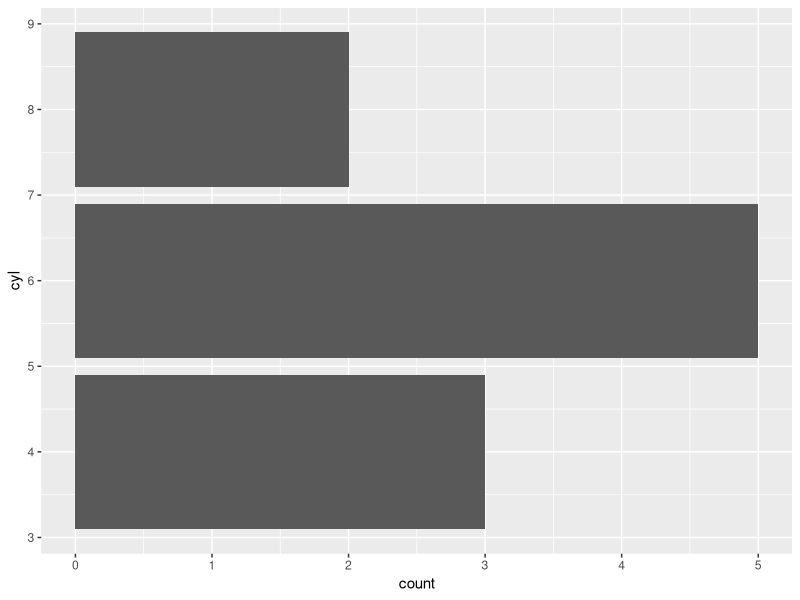

Recreate this plot in R. (Note: this script raises an error after producing the figure.)
## ---- chunk 1
library(ggplot2)
library(dplyr)

# Create a local copy of first 10 rows of mtcars data frame
# We'll come back how you should store this later
mtcars <- data.frame(
  mpg = c(21, 21, 22.8, 21.4, 18.7, 18.1, 14.3, 24.4, 22.8, 19.2),
  cyl = c(6, 6, 4, 6, 8, 6, 8, 4, 4, 6),
  disp = c(160, 160, 108, 258, 360, 225, 360, 146.7, 140.8, 167.6),
  hp = c(110, 110, 93, 110, 175, 105, 245, 62, 95, 123),
  drat = c(3.9, 3.9, 3.85, 3.08, 3.15, 2.76, 3.21, 3.69, 3.92, 3.92),
  wt = c(2.62, 2.875, 2.32, 3.215, 3.44, 3.46, 3.57, 3.19, 3.15, 3.44),
  qsec = c(16.46, 17.02, 18.61, 19.44, 17.02, 20.22, 15.84, 20, 22.9, 18.3),
  vs = c(0, 0, 1, 1, 0, 1, 0, 1, 1, 1),
  am = c(1, 1, 1, 0, 0, 0, 0, 0, 0, 0),
  gear = c(4, 4, 4, 3, 3, 3, 3, 4, 4, 4),
  carb = c(4, 4, 1, 1, 2, 1, 4, 2, 2, 4)
)

# cyl_plot()
ggplot(mtcars) + 
  geom_bar(aes(cyl)) + 
  coord_flip()

# cyl_sum()
mtcars %>% 
  group_by(cyl) %>% 
  summarise(n = n(), mpg = mean(mpg))
## ---- chunk 2
bins <- 50
diamonds %>% 
  ggplot(aes(carat, price)) + 
  geom_hex(bins = bin)
diamonds %>% 
  group_by(color, clarity) %>% 
  summarise(price = mean(price))
## ---- chunk 3
a <- 1
df <- data.frame(b = 1)

mutate(df, c = a + b)
ggplot(df, aes(a, b)) + geom_point()
## ---- chunk 4
#' @export
#' @importFrom rlang .data
diamonds_summary2 <- function(bins) {
  diamonds %>% 
    ggplot2::ggplot(aes(carat, price)) + 
    ggplot2::geom_hex(bins = bin)
}
## ---- chunk 5
piechart <- function(data, mapping) {
  ggplot(data, mapping) +
    geom_bar(width = 1) + 
    coord_polar(theta = "y") + 
    xlab(NULL) + 
    ylab(NULL)
}
## ---- chunk 6
count <- function(df, ...) {
  df %>%
    group_by(...) %>% 
    summarise(n = n()) %>% 
    ungroup()
}
## ---- chunk 7
col_summary <- function(df, col) {
  ggplot(df) + 
    geom_bar(aes(x = col)) + 
    coord_flip()
}
col_summary(mtcars, cyl)
## ---- chunk 8
col_summary <- function(df, col) {
  ggplot(df) + 
    geom_bar(aes(x = {{ col }})) + 
    coord_flip()
}
col_summary(mtcars, cyl)
## ---- chunk 9
name <- "Hadley"
glue::glue("Hello {name}!")
